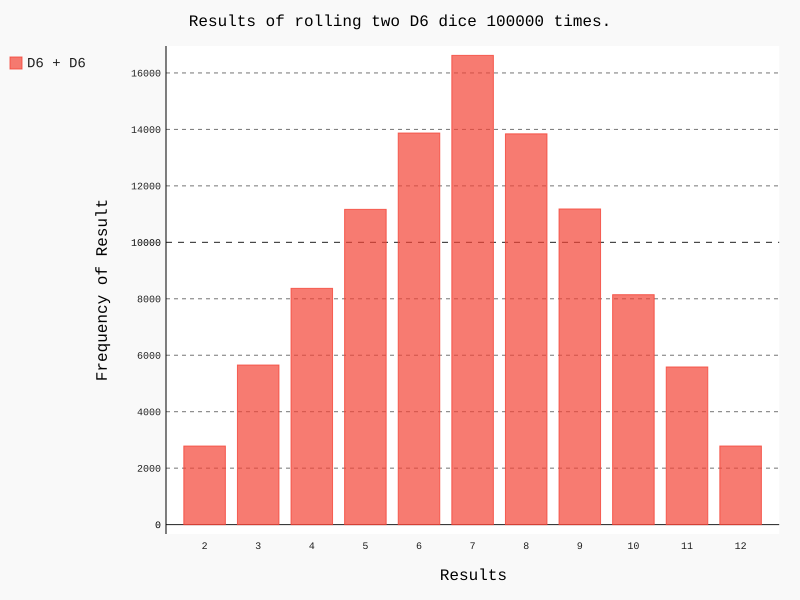

This figure's Python source:
# @Time: 2020/8/27 11:44
# @Author: Yizhe
# @File: dice_visual.py
# @Software: PyCharm
import pygal
from die import Die

# Create a D6.
die_1 = Die()
die_2 = Die()

# Make some rools, and store results in a list.
results = []
for roll_num in range(100000):
    result = die_1.roll() + die_2.roll()
    results.append(result)

# Analyze the results.
frequencies = []
max_result = die_1.num_sides + die_2.num_sides
for value in range(2, max_result+1):
    frequency = results.count(value)
    frequencies.append(frequency)

# Visualize the results.
hist = pygal.Bar()

hist.title = "Results of rolling two D6 dice 100000 times."
hist.x_labels= [x for x in range(2, 13)]
hist.x_title = "Results"
hist.y_title = "Frequency of Result"

hist. add('D6 + D6', frequencies)
hist.render_to_file('dice_visual.svg')
